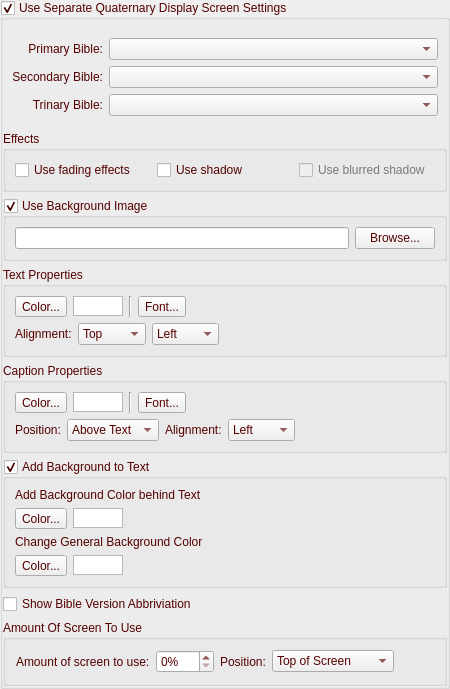
    <widget class="QGroupBox" name="groupBoxUseDisp4">
     <property name="palette">
      <palette>
       <active>
        <colorrole role="WindowText">
         <brush brushstyle="SolidPattern">
          <color alpha="255">
           <red>85</red>
           <green>0</green>
           <blue>0</blue>
          </color>
         </brush>
        </colorrole>
        <colorrole role="Text">
         <brush brushstyle="SolidPattern">
          <color alpha="255">
           <red>85</red>
           <green>0</green>
           <blue>0</blue>
          </color>
         </brush>
        </colorrole>
        <colorrole role="ButtonText">
         <brush brushstyle="SolidPattern">
          <color alpha="255">
           <red>85</red>
           <green>0</green>
           <blue>0</blue>
          </color>
         </brush>
        </colorrole>
        <colorrole role="Highlight">
         <brush brushstyle="SolidPattern">
          <color alpha="255">
           <red>118</red>
           <green>50</green>
           <blue>50</blue>
          </color>
         </brush>
        </colorrole>
        <colorrole role="PlaceholderText">
         <brush brushstyle="SolidPattern">
          <color alpha="128">
           <red>85</red>
           <green>0</green>
           <blue>127</blue>
          </color>
         </brush>
        </colorrole>
       </active>
       <inactive>
        <colorrole role="WindowText">
         <brush brushstyle="SolidPattern">
          <color alpha="255">
           <red>85</red>
           <green>0</green>
           <blue>0</blue>
          </color>
         </brush>
        </colorrole>
        <colorrole role="Text">
         <brush brushstyle="SolidPattern">
          <color alpha="255">
           <red>85</red>
           <green>0</green>
           <blue>0</blue>
          </color>
         </brush>
        </colorrole>
        <colorrole role="ButtonText">
         <brush brushstyle="SolidPattern">
          <color alpha="255">
           <red>85</red>
           <green>0</green>
           <blue>0</blue>
          </color>
         </brush>
        </colorrole>
        <colorrole role="Highlight">
         <brush brushstyle="SolidPattern">
          <color alpha="255">
           <red>118</red>
           <green>50</green>
           <blue>50</blue>
          </color>
         </brush>
        </colorrole>
        <colorrole role="PlaceholderText">
         <brush brushstyle="SolidPattern">
          <color alpha="128">
           <red>85</red>
           <green>0</green>
           <blue>127</blue>
          </color>
         </brush>
        </colorrole>
       </inactive>
       <disabled>
        <colorrole role="WindowText">
         <brush brushstyle="SolidPattern">
          <color alpha="255">
           <red>120</red>
           <green>120</green>
           <blue>120</blue>
          </color>
         </brush>
        </colorrole>
        <colorrole role="Text">
         <brush brushstyle="SolidPattern">
          <color alpha="255">
           <red>120</red>
           <green>120</green>
           <blue>120</blue>
          </color>
         </brush>
        </colorrole>
        <colorrole role="ButtonText">
         <brush brushstyle="SolidPattern">
          <color alpha="255">
           <red>120</red>
           <green>120</green>
           <blue>120</blue>
          </color>
         </brush>
        </colorrole>
        <colorrole role="Highlight">
         <brush brushstyle="SolidPattern">
          <color alpha="255">
           <red>0</red>
           <green>120</green>
           <blue>215</blue>
          </color>
         </brush>
        </colorrole>
        <colorrole role="PlaceholderText">
         <brush brushstyle="SolidPattern">
          <color alpha="128">
           <red>0</red>
           <green>0</green>
           <blue>0</blue>
          </color>
         </brush>
        </colorrole>
       </disabled>
      </palette>
     </property>
     <property name="title">
      <string>Use Separate Quaternary Display Screen Settings</string>
     </property>
     <property name="flat">
      <bool>true</bool>
     </property>
     <property name="checkable">
      <bool>true</bool>
     </property>
     <layout class="QVBoxLayout" name="verticalLayout_8" stretch="0,0,0,0,0,0,0,0">
      <property name="leftMargin">
       <number>0</number>
      </property>
      <property name="topMargin">
       <number>9</number>
      </property>
      <property name="rightMargin">
       <number>0</number>
      </property>
      <property name="bottomMargin">
       <number>0</number>
      </property>
      <item>
       <widget class="QWidget" name="groupWidgetBibles4" native="true">
        <layout class="QGridLayout" name="gridLayout_6">
         <item row="2" column="1">
          <widget class="QComboBox" name="comboBoxTrinaryBible4">
           <property name="sizePolicy">
            <sizepolicy hsizetype="Expanding" vsizetype="Fixed">
             <horstretch>0</horstretch>
             <verstretch>0</verstretch>
            </sizepolicy>
           </property>
          </widget>
         </item>
         <item row="1" column="1">
          <widget class="QComboBox" name="comboBoxSecondaryBible4">
           <property name="sizePolicy">
            <sizepolicy hsizetype="Expanding" vsizetype="Fixed">
             <horstretch>0</horstretch>
             <verstretch>0</verstretch>
            </sizepolicy>
           </property>
          </widget>
         </item>
         <item row="0" column="1">
          <widget class="QComboBox" name="comboBoxPrimaryBible4">
           <property name="sizePolicy">
            <sizepolicy hsizetype="Expanding" vsizetype="Fixed">
             <horstretch>0</horstretch>
             <verstretch>0</verstretch>
            </sizepolicy>
           </property>
          </widget>
         </item>
         <item row="0" column="0">
          <widget class="QLabel" name="labelPrimaryBible4">
           <property name="text">
            <string>Primary Bible:</string>
           </property>
           <property name="alignment">
            <set>Qt::AlignRight|Qt::AlignTrailing|Qt::AlignVCenter</set>
           </property>
          </widget>
         </item>
         <item row="1" column="0">
          <widget class="QLabel" name="labelSecondaryBible4">
           <property name="text">
            <string>Secondary Bible:</string>
           </property>
           <property name="alignment">
            <set>Qt::AlignRight|Qt::AlignTrailing|Qt::AlignVCenter</set>
           </property>
          </widget>
         </item>
         <item row="2" column="0">
          <widget class="QLabel" name="labelTrinaryBible4">
           <property name="text">
            <string>Trinary Bible:</string>
           </property>
           <property name="alignment">
            <set>Qt::AlignRight|Qt::AlignTrailing|Qt::AlignVCenter</set>
           </property>
          </widget>
         </item>
        </layout>
       </widget>
      </item>
      <item>
       <widget class="QGroupBox" name="groupBoxEffects4">
        <property name="palette">
         <palette>
          <active>
           <colorrole role="WindowText">
            <brush brushstyle="SolidPattern">
             <color alpha="255">
              <red>85</red>
              <green>0</green>
              <blue>0</blue>
             </color>
            </brush>
           </colorrole>
          </active>
          <inactive>
           <colorrole role="WindowText">
            <brush brushstyle="SolidPattern">
             <color alpha="255">
              <red>85</red>
              <green>0</green>
              <blue>0</blue>
             </color>
            </brush>
           </colorrole>
          </inactive>
          <disabled>
           <colorrole role="WindowText">
            <brush brushstyle="SolidPattern">
             <color alpha="255">
              <red>120</red>
              <green>120</green>
              <blue>120</blue>
             </color>
            </brush>
           </colorrole>
          </disabled>
         </palette>
        </property>
        <property name="title">
         <string>Effects</string>
        </property>
        <layout class="QHBoxLayout" name="horizontalLayout_11" stretch="0,0,0">
         <property name="leftMargin">
          <number>9</number>
         </property>
         <property name="topMargin">
          <number>9</number>
         </property>
         <property name="rightMargin">
          <number>9</number>
         </property>
         <property name="bottomMargin">
          <number>9</number>
         </property>
         <item>
          <widget class="QCheckBox" name="checkBoxUseFading4">
           <property name="toolTip">
            <string>If checked, when switching displayed text, fades the old text out and fades the new text in .</string>
           </property>
           <property name="text">
            <string>Use fading effects</string>
           </property>
          </widget>
         </item>
         <item>
          <widget class="QCheckBox" name="checkBoxUseShadow4">
           <property name="toolTip">
            <string>Useful when using a wallpaper image. Displays a fancy shadow effect.</string>
           </property>
           <property name="text">
            <string>Use shadow</string>
           </property>
          </widget>
         </item>
         <item>
          <widget class="QCheckBox" name="checkBoxUseBlurredShadow4">
           <property name="enabled">
            <bool>false</bool>
           </property>
           <property name="toolTip">
            <string>Useful when using a wallpaper image. Displays a fancy shadow effect.</string>
           </property>
           <property name="text">
            <string>Use blurred shadow</string>
           </property>
          </widget>
         </item>
        </layout>
       </widget>
      </item>
      <item>
       <widget class="QGroupBox" name="groupBoxBackground4">
        <property name="palette">
         <palette>
          <active>
           <colorrole role="WindowText">
            <brush brushstyle="SolidPattern">
             <color alpha="255">
              <red>85</red>
              <green>0</green>
              <blue>0</blue>
             </color>
            </brush>
           </colorrole>
          </active>
          <inactive>
           <colorrole role="WindowText">
            <brush brushstyle="SolidPattern">
             <color alpha="255">
              <red>85</red>
              <green>0</green>
              <blue>0</blue>
             </color>
            </brush>
           </colorrole>
          </inactive>
          <disabled>
           <colorrole role="WindowText">
            <brush brushstyle="SolidPattern">
             <color alpha="255">
              <red>120</red>
              <green>120</green>
              <blue>120</blue>
             </color>
            </brush>
           </colorrole>
          </disabled>
         </palette>
        </property>
        <property name="title">
         <string>Use Background Image</string>
        </property>
        <property name="checkable">
         <bool>true</bool>
        </property>
        <layout class="QHBoxLayout" name="horizontalLayout_19">
         <property name="leftMargin">
          <number>9</number>
         </property>
         <property name="topMargin">
          <number>9</number>
         </property>
         <property name="rightMargin">
          <number>9</number>
         </property>
         <property name="bottomMargin">
          <number>9</number>
         </property>
         <item>
          <widget class="QLineEdit" name="lineEditBackPath4"/>
         </item>
         <item>
          <widget class="QPushButton" name="buttonBrowseBackground4">
           <property name="text">
            <string>Browse...</string>
           </property>
          </widget>
         </item>
        </layout>
       </widget>
      </item>
      <item>
       <widget class="QGroupBox" name="groupBoxTextProperties4">
        <property name="palette">
         <palette>
          <active>
           <colorrole role="WindowText">
            <brush brushstyle="SolidPattern">
             <color alpha="255">
              <red>85</red>
              <green>0</green>
              <blue>0</blue>
             </color>
            </brush>
           </colorrole>
          </active>
          <inactive>
           <colorrole role="WindowText">
            <brush brushstyle="SolidPattern">
             <color alpha="255">
              <red>85</red>
              <green>0</green>
              <blue>0</blue>
             </color>
            </brush>
           </colorrole>
          </inactive>
          <disabled>
           <colorrole role="WindowText">
            <brush brushstyle="SolidPattern">
             <color alpha="255">
              <red>120</red>
              <green>120</green>
              <blue>120</blue>
             </color>
            </brush>
           </colorrole>
          </disabled>
         </palette>
        </property>
        <property name="title">
         <string>Text Properties</string>
        </property>
        <layout class="QVBoxLayout" name="verticalLayout_11">
         <property name="leftMargin">
          <number>9</number>
         </property>
         <property name="topMargin">
          <number>9</number>
         </property>
         <property name="rightMargin">
          <number>9</number>
         </property>
         <property name="bottomMargin">
          <number>9</number>
         </property>
         <item>
          <layout class="QHBoxLayout" name="horizontalLayout_26">
           <property name="leftMargin">
            <number>0</number>
           </property>
           <property name="topMargin">
            <number>0</number>
           </property>
           <property name="rightMargin">
            <number>0</number>
           </property>
           <property name="bottomMargin">
            <number>0</number>
           </property>
           <item>
            <widget class="QToolButton" name="toolButtonTextColor4">
             <property name="text">
              <string>Color...</string>
             </property>
            </widget>
           </item>
           <item>
            <widget class="QGraphicsView" name="graphicViewTextColor4">
             <property name="sizePolicy">
              <sizepolicy hsizetype="Fixed" vsizetype="Fixed">
               <horstretch>0</horstretch>
               <verstretch>0</verstretch>
              </sizepolicy>
             </property>
             <property name="minimumSize">
              <size>
               <width>50</width>
               <height>20</height>
              </size>
             </property>
             <property name="maximumSize">
              <size>
               <width>50</width>
               <height>20</height>
              </size>
             </property>
            </widget>
           </item>
           <item>
            <widget class="Line" name="line_6">
             <property name="orientation">
              <enum>Qt::Vertical</enum>
             </property>
            </widget>
           </item>
           <item>
            <widget class="QToolButton" name="toolButtonTextFont4">
             <property name="text">
              <string>Font...</string>
             </property>
            </widget>
           </item>
           <item>
            <widget class="QLabel" name="labelFont4">
             <property name="sizePolicy">
              <sizepolicy hsizetype="Minimum" vsizetype="Preferred">
               <horstretch>0</horstretch>
               <verstretch>0</verstretch>
              </sizepolicy>
             </property>
             <property name="text">
              <string/>
             </property>
            </widget>
           </item>
          </layout>
         </item>
         <item>
          <layout class="QHBoxLayout" name="horizontalLayout_27">
           <property name="leftMargin">
            <number>0</number>
           </property>
           <property name="topMargin">
            <number>0</number>
           </property>
           <property name="rightMargin">
            <number>0</number>
           </property>
           <property name="bottomMargin">
            <number>0</number>
           </property>
           <item>
            <widget class="QLabel" name="labelTextAlign4">
             <property name="text">
              <string>Alignment:</string>
             </property>
            </widget>
           </item>
           <item>
            <widget class="QComboBox" name="comboBoxVerticalAling4">
             <item>
              <property name="text">
               <string>Top</string>
              </property>
             </item>
             <item>
              <property name="text">
               <string>Middle</string>
              </property>
             </item>
             <item>
              <property name="text">
               <string>Bottom</string>
              </property>
             </item>
            </widget>
           </item>
           <item>
            <widget class="QComboBox" name="comboBoxHorizontalAling4">
             <item>
              <property name="text">
               <string>Left</string>
              </property>
             </item>
             <item>
              <property name="text">
               <string>Center</string>
              </property>
             </item>
             <item>
              <property name="text">
               <string>Right</string>
              </property>
             </item>
            </widget>
           </item>
           <item>
            <spacer name="horizontalSpacer_12">
             <property name="orientation">
              <enum>Qt::Horizontal</enum>
             </property>
             <property name="sizeHint" stdset="0">
              <size>
               <width>40</width>
               <height>20</height>
              </size>
             </property>
            </spacer>
           </item>
          </layout>
         </item>
        </layout>
       </widget>
      </item>
      <item>
       <widget class="QGroupBox" name="groupBoxCaptionProperties4">
        <property name="palette">
         <palette>
          <active>
           <colorrole role="WindowText">
            <brush brushstyle="SolidPattern">
             <color alpha="255">
              <red>85</red>
              <green>0</green>
              <blue>0</blue>
             </color>
            </brush>
           </colorrole>
          </active>
          <inactive>
           <colorrole role="WindowText">
            <brush brushstyle="SolidPattern">
             <color alpha="255">
              <red>85</red>
              <green>0</green>
              <blue>0</blue>
             </color>
            </brush>
           </colorrole>
          </inactive>
          <disabled>
           <colorrole role="WindowText">
            <brush brushstyle="SolidPattern">
             <color alpha="255">
              <red>120</red>
              <green>120</green>
              <blue>120</blue>
             </color>
            </brush>
           </colorrole>
          </disabled>
         </palette>
        </property>
        <property name="title">
         <string>Caption Properties</string>
        </property>
        <layout class="QVBoxLayout" name="verticalLayout_12">
         <property name="leftMargin">
          <number>9</number>
         </property>
         <property name="topMargin">
          <number>9</number>
         </property>
         <property name="rightMargin">
          <number>9</number>
         </property>
         <property name="bottomMargin">
          <number>9</number>
         </property>
         <item>
          <layout class="QHBoxLayout" name="horizontalLayout_28">
           <property name="leftMargin">
            <number>0</number>
           </property>
           <property name="topMargin">
            <number>0</number>
           </property>
           <property name="rightMargin">
            <number>0</number>
           </property>
           <property name="bottomMargin">
            <number>0</number>
           </property>
           <item>
            <widget class="QToolButton" name="toolButtonCaptionColor4">
             <property name="text">
              <string>Color...</string>
             </property>
            </widget>
           </item>
           <item>
            <widget class="QGraphicsView" name="graphicViewCaptionColor4">
             <property name="sizePolicy">
              <sizepolicy hsizetype="Fixed" vsizetype="Fixed">
               <horstretch>0</horstretch>
               <verstretch>0</verstretch>
              </sizepolicy>
             </property>
             <property name="minimumSize">
              <size>
               <width>50</width>
               <height>20</height>
              </size>
             </property>
             <property name="maximumSize">
              <size>
               <width>50</width>
               <height>20</height>
              </size>
             </property>
            </widget>
           </item>
           <item>
            <widget class="Line" name="line_7">
             <property name="orientation">
              <enum>Qt::Vertical</enum>
             </property>
            </widget>
           </item>
           <item>
            <widget class="QToolButton" name="toolButtonCaptionFont4">
             <property name="text">
              <string>Font...</string>
             </property>
            </widget>
           </item>
           <item>
            <widget class="QLabel" name="labelFontCaption4">
             <property name="sizePolicy">
              <sizepolicy hsizetype="Minimum" vsizetype="Preferred">
               <horstretch>0</horstretch>
               <verstretch>0</verstretch>
              </sizepolicy>
             </property>
             <property name="text">
              <string/>
             </property>
            </widget>
           </item>
          </layout>
         </item>
         <item>
          <layout class="QHBoxLayout" name="horizontalLayout_29">
           <property name="leftMargin">
            <number>0</number>
           </property>
           <property name="topMargin">
            <number>0</number>
           </property>
           <property name="rightMargin">
            <number>0</number>
           </property>
           <property name="bottomMargin">
            <number>0</number>
           </property>
           <item>
            <widget class="QLabel" name="labelPosition4">
             <property name="text">
              <string>Position:</string>
             </property>
            </widget>
           </item>
           <item>
            <widget class="QComboBox" name="comboBoxCaptionPosition4">
             <property name="minimumSize">
              <size>
               <width>85</width>
               <height>0</height>
              </size>
             </property>
             <item>
              <property name="text">
               <string>Above Text</string>
              </property>
             </item>
             <item>
              <property name="text">
               <string>Below Text</string>
              </property>
             </item>
            </widget>
           </item>
           <item>
            <widget class="QLabel" name="labelCaptionAlign4">
             <property name="text">
              <string>Alignment:</string>
             </property>
            </widget>
           </item>
           <item>
            <widget class="QComboBox" name="comboBoxCaptionAlign4">
             <property name="maximumSize">
              <size>
               <width>16777215</width>
               <height>16777215</height>
              </size>
             </property>
             <item>
              <property name="text">
               <string>Left</string>
              </property>
             </item>
             <item>
              <property name="text">
               <string>Center</string>
              </property>
             </item>
             <item>
              <property name="text">
               <string>Right</string>
              </property>
             </item>
            </widget>
           </item>
           <item>
            <spacer name="horizontalSpacer_13">
             <property name="orientation">
              <enum>Qt::Horizontal</enum>
             </property>
             <property name="sizeHint" stdset="0">
              <size>
               <width>40</width>
               <height>20</height>
              </size>
             </property>
            </spacer>
           </item>
          </layout>
         </item>
        </layout>
       </widget>
      </item>
      <item>
       <widget class="QGroupBox" name="groupBoxAddBackgroundToText4">
        <property name="palette">
         <palette>
          <active>
           <colorrole role="WindowText">
            <brush brushstyle="SolidPattern">
             <color alpha="255">
              <red>85</red>
              <green>0</green>
              <blue>0</blue>
             </color>
            </brush>
           </colorrole>
          </active>
          <inactive>
           <colorrole role="WindowText">
            <brush brushstyle="SolidPattern">
             <color alpha="255">
              <red>85</red>
              <green>0</green>
              <blue>0</blue>
             </color>
            </brush>
           </colorrole>
          </inactive>
          <disabled>
           <colorrole role="WindowText">
            <brush brushstyle="SolidPattern">
             <color alpha="255">
              <red>120</red>
              <green>120</green>
              <blue>120</blue>
             </color>
            </brush>
           </colorrole>
          </disabled>
         </palette>
        </property>
        <property name="title">
         <string>Add Background to Text</string>
        </property>
        <property name="flat">
         <bool>false</bool>
        </property>
        <property name="checkable">
         <bool>true</bool>
        </property>
        <layout class="QVBoxLayout" name="verticalLayout_15">
         <property name="leftMargin">
          <number>9</number>
         </property>
         <property name="topMargin">
          <number>9</number>
         </property>
         <property name="rightMargin">
          <number>9</number>
         </property>
         <property name="bottomMargin">
          <number>9</number>
         </property>
         <item>
          <widget class="QLabel" name="labelAddBKColorToText4">
           <property name="text">
            <string>Add Background Color behind Text</string>
           </property>
          </widget>
         </item>
         <item>
          <layout class="QHBoxLayout" name="horizontalLayout_39">
           <property name="topMargin">
            <number>0</number>
           </property>
           <item>
            <widget class="QToolButton" name="toolButtonAddBKColorText4">
             <property name="text">
              <string>Color...</string>
             </property>
            </widget>
           </item>
           <item>
            <widget class="QGraphicsView" name="graphicViewAddBKColor4">
             <property name="sizePolicy">
              <sizepolicy hsizetype="Fixed" vsizetype="Fixed">
               <horstretch>0</horstretch>
               <verstretch>0</verstretch>
              </sizepolicy>
             </property>
             <property name="minimumSize">
              <size>
               <width>50</width>
               <height>20</height>
              </size>
             </property>
             <property name="maximumSize">
              <size>
               <width>50</width>
               <height>20</height>
              </size>
             </property>
            </widget>
           </item>
           <item>
            <spacer name="horizontalSpacer_21">
             <property name="orientation">
              <enum>Qt::Horizontal</enum>
             </property>
             <property name="sizeHint" stdset="0">
              <size>
               <width>40</width>
               <height>20</height>
              </size>
             </property>
            </spacer>
           </item>
          </layout>
         </item>
         <item>
          <widget class="QLabel" name="labelChangeGeneralBKColor4">
           <property name="text">
            <string>Change General Background Color</string>
           </property>
          </widget>
         </item>
         <item>
          <layout class="QHBoxLayout" name="horizontalLayout_40">
           <property name="topMargin">
            <number>0</number>
           </property>
           <item>
            <widget class="QToolButton" name="toolButtonChangeGenBKColor4">
             <property name="text">
              <string>Color...</string>
             </property>
            </widget>
           </item>
           <item>
            <widget class="QGraphicsView" name="graphicViewChangeGenBKColor4">
             <property name="sizePolicy">
              <sizepolicy hsizetype="Fixed" vsizetype="Fixed">
               <horstretch>0</horstretch>
               <verstretch>0</verstretch>
              </sizepolicy>
             </property>
             <property name="minimumSize">
              <size>
               <width>50</width>
               <height>20</height>
              </size>
             </property>
             <property name="maximumSize">
              <size>
               <width>50</width>
               <height>20</height>
              </size>
             </property>
            </widget>
           </item>
           <item>
            <spacer name="horizontalSpacer_20">
             <property name="orientation">
              <enum>Qt::Horizontal</enum>
             </property>
             <property name="sizeHint" stdset="0">
              <size>
               <width>40</width>
               <height>20</height>
              </size>
             </property>
            </spacer>
           </item>
          </layout>
         </item>
        </layout>
       </widget>
      </item>
      <item>
       <layout class="QHBoxLayout" name="horizontalLayout_32">
        <property name="topMargin">
         <number>0</number>
        </property>
        <property name="bottomMargin">
         <number>0</number>
        </property>
        <item>
         <widget class="QCheckBox" name="checkBoxAbbiviations4">
          <property name="text">
           <string>Show Bible Version Abbriviation</string>
          </property>
         </widget>
        </item>
       </layout>
      </item>
      <item>
       <widget class="QGroupBox" name="groupBoxMaxScreen4">
        <property name="palette">
         <palette>
          <active>
           <colorrole role="WindowText">
            <brush brushstyle="SolidPattern">
             <color alpha="255">
              <red>85</red>
              <green>0</green>
              <blue>0</blue>
             </color>
            </brush>
           </colorrole>
          </active>
          <inactive>
           <colorrole role="WindowText">
            <brush brushstyle="SolidPattern">
             <color alpha="255">
              <red>85</red>
              <green>0</green>
              <blue>0</blue>
             </color>
            </brush>
           </colorrole>
          </inactive>
          <disabled>
           <colorrole role="WindowText">
            <brush brushstyle="SolidPattern">
             <color alpha="255">
              <red>120</red>
              <green>120</green>
              <blue>120</blue>
             </color>
            </brush>
           </colorrole>
          </disabled>
         </palette>
        </property>
        <property name="title">
         <string>Amount Of Screen To Use</string>
        </property>
        <layout class="QGridLayout" name="gridLayout_8">
         <property name="leftMargin">
          <number>10</number>
         </property>
         <property name="topMargin">
          <number>10</number>
         </property>
         <property name="rightMargin">
          <number>10</number>
         </property>
         <property name="bottomMargin">
          <number>10</number>
         </property>
         <item row="0" column="0">
          <layout class="QHBoxLayout" name="horizontalLayout_25">
           <property name="leftMargin">
            <number>0</number>
           </property>
           <property name="topMargin">
            <number>0</number>
           </property>
           <property name="rightMargin">
            <number>0</number>
           </property>
           <property name="bottomMargin">
            <number>0</number>
           </property>
           <item>
            <widget class="QLabel" name="labelMaxPercent4">
             <property name="text">
              <string>Amount of screen to use:</string>
             </property>
            </widget>
           </item>
           <item>
            <widget class="QSpinBox" name="spinBoxMaxScreen4">
             <property name="suffix">
              <string>%</string>
             </property>
             <property name="maximum">
              <number>100</number>
             </property>
            </widget>
           </item>
           <item>
            <widget class="QLabel" name="labelMaxTopButtom4">
             <property name="text">
              <string>Position:</string>
             </property>
            </widget>
           </item>
           <item>
            <widget class="QComboBox" name="comboBoxScreenPosition4">
             <property name="minimumSize">
              <size>
               <width>112</width>
               <height>0</height>
              </size>
             </property>
             <item>
              <property name="text">
               <string>Top of Screen</string>
              </property>
             </item>
             <item>
              <property name="text">
               <string>Bottom of Screen</string>
              </property>
             </item>
            </widget>
           </item>
           <item>
            <spacer name="horizontalSpacer_11">
             <property name="orientation">
              <enum>Qt::Horizontal</enum>
             </property>
             <property name="sizeHint" stdset="0">
              <size>
               <width>40</width>
               <height>20</height>
              </size>
             </property>
            </spacer>
           </item>
          </layout>
         </item>
        </layout>
       </widget>
      </item>
     </layout>
    </widget>
